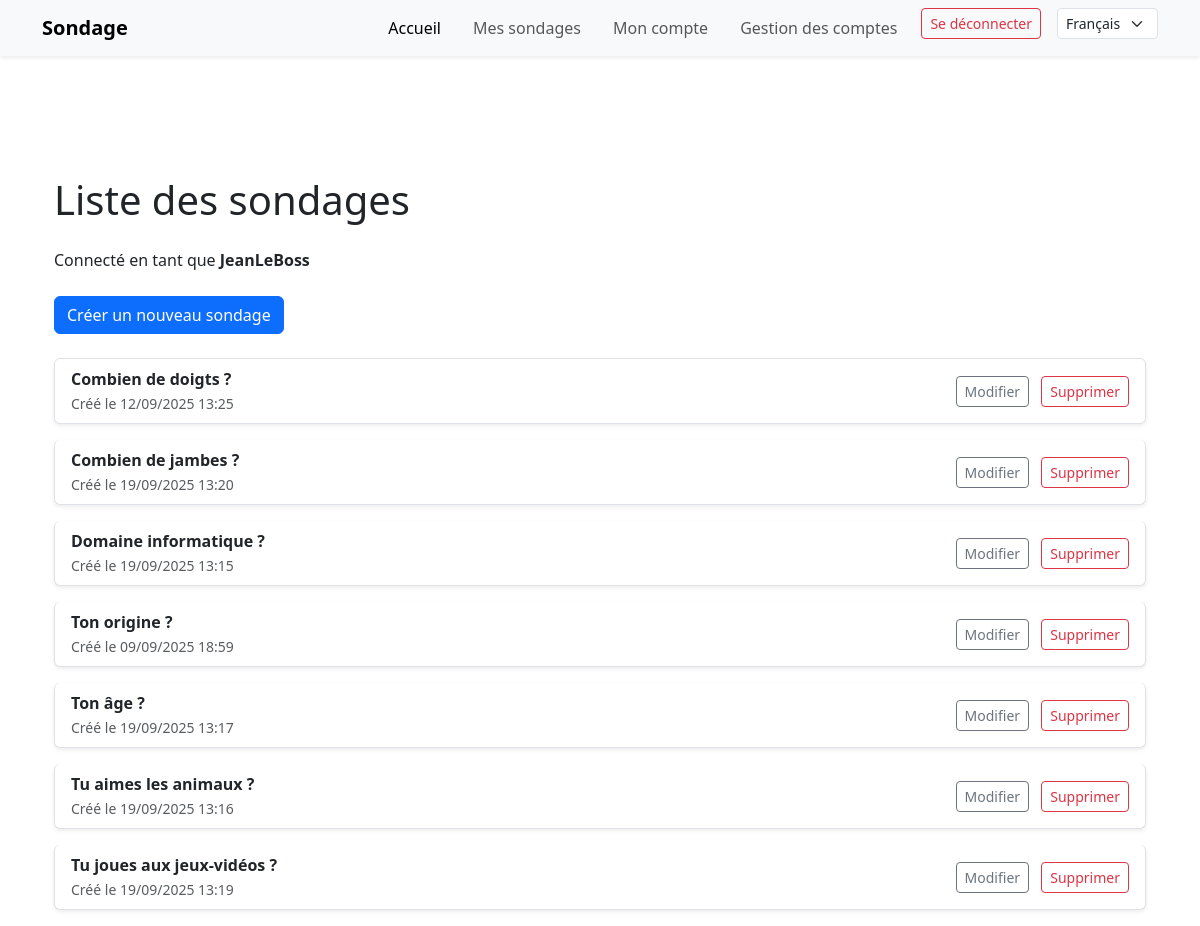
Page /questions/ (signed in) on the committed database.
### main_app/models.py (models this page shows, shortened)
class Question(models.Model):
    question_text = models.CharField(max_length=200)
    creator = models.ForeignKey(User, on_delete=models.CASCADE, null=True)
    pub_date = models.DateTimeField("date published")

### main_app/views.py (the view)
# urls.py: path('questions/', views.question_list, name='question_list'),
@login_required
def question_list(request):
    questions = Question.objects.filter(creator=request.user).order_by('-pub_date').order_by('question_text')
    return render(request, 'main_app/question_list.html', {'questions': questions})

### main_app/templates/main_app/question_list.html (shortened to what this page needs)
{% extends "main_app/base.html" %}
{% load i18n %}
{% block content %}
<div class="container mt-5">
  <h1 class="mb-4">{% trans "Liste des sondages" %}</h1>
  {% if user.is_authenticated %}
    <div class="d-flex justify-content-between align-items-center mb-4">
      <p class="mb-0">
        {% blocktrans %}Connecté en tant que {% endblocktrans %} <strong>{{ user.username }}</strong>
      </p>
    </div>
    <div class="mb-4">
      <a href="{% url 'create_question' %}" class="btn btn-primary">{% trans "Créer un nouveau sondage" %}</a>
    </div>
  {% else %}
    <p class="mb-4">
      <a href="{% url 'login' %}">{% trans "Connectez-vous" %}</a> {% trans "pour créer un sondage." %}
    </p>
  {% endif %}
  <ul class="list-group">
    {% for question in questions %}
      <li class="list-group-item d-flex justify-content-between align-items-center mb-3 shadow-sm rounded">
        <div>
          <strong>{{ question.question_text }}</strong><br>
          <small class="text-muted">{% blocktrans %}Créé le {% endblocktrans %} {{ question.pub_date|date:"d/m/Y H:i" }}</small>
        </div>
        {% if user == question.creator %}
          <div>
            <a href="{% url 'edit_question' question.pk %}" class="btn btn-outline-secondary btn-sm me-2">{% trans "Modifier" %}</a>
            <a href="{% url 'delete_question' question.pk %}" class="btn btn-outline-danger btn-sm">{% trans "Supprimer" %}</a>
          </div>
        {% endif %}
      </li>
    {% empty %}
      <li class="list-group-item">{% trans "Aucun sondage disponible." %}</li>
    {% endfor %}
  </ul>
</div>
{% endblock %}

### main_app/templates/main_app/base.html (shortened to what this page needs)
{% load i18n %}
<!DOCTYPE html>
<html lang="fr">
<head>
    <link href="https://cdn.jsdelivr.net/npm/bootstrap@5.3.8/dist/css/bootstrap.min.css" rel="stylesheet">
</head>
<body>
  <nav class="navbar navbar-expand-lg navbar-light bg-light shadow-sm sticky-top">
    <div class="container">
      <a class="navbar-brand fw-bold" href="{% url 'home' %}">{% trans "Sondage" %}</a>
      <div class="collapse navbar-collapse justify-content-end" id="navbarNav">
        <ul class="navbar-nav gap-3">
          <li class="nav-item">
            <a class="nav-link active" aria-current="page" href="{% url 'home' %}">{% trans "Accueil" %}</a>
          </li>
          {% if not user.is_authenticated %}
          <li class="nav-item">
            <a class="nav-link" href="{% url 'about' %}">{% trans "À propos" %}</a>
          </li>
          <li class="nav-item">
            <a class="nav-link" href="{% url 'contact' %}">{% trans "Contactez-nous" %}</a>
          </li>
          <li class="nav-item">
            <a class="btn btn-outline-primary px-3" href="{% url 'login' %}">{% trans "Se connecter" %}</a>
          </li>
          <li class="nav-item">
            <a class="btn btn-primary px-3 text-white" href="{% url 'register' %}">{% trans "S'inscrire" %}</a>
          </li>
          {% else %}
          <li class="nav-item">
            <a class="nav-link" href="{% url 'question_list' %}">{% trans "Mes sondages" %}</a>
          </li>
          <li class="nav-item">
            <a class="nav-link" href="{% url 'account' %}">{% trans "Mon compte" %}</a>
          </li>
          {% for group in user.groups.all %}
            {% if group.name == "admin" %}
              <li class="nav-item">
                <a class="nav-link" href="{% url 'delete_users' %}">{% trans "Gestion des comptes" %}</a>
              </li>
            {% endif %}
          {% endfor %}
          <form action="{% url 'logout' %}" method="post">
            <button type="submit" class="btn btn-outline-danger btn-sm">{% trans "Se déconnecter" %}</button>
          </form>
          {% endif %}
          <li class="nav-item">
            <form action="{% url 'set_language' %}" method="post">
              <select name="language" class="form-select form-select-sm" onchange="this.form.submit()">
                {% get_current_language as LANGUAGE_CODE %}
                {% get_available_languages as LANGUAGES %}
                {% for lang in LANGUAGES %}
                  <option value="{{ lang.0 }}"{% if lang.0 == LANGUAGE_CODE %} selected{% endif %}>
                    {{ lang.1 }}
                  </option>
                {% endfor %}
              </select>
            </form>
          </li>
        </ul>
      </div>
    </div>
  </nav>
<div class="container mt-5 pt-4">
    {% block content %}
    {% endblock %}
</div>
</body>
</html>

### rows in the picture
Question: question_text "Combien de doigts ?", pub_date "12/09/2025 13:25"
Question: question_text "Combien de jambes ?", pub_date "19/09/2025 13:20"
Question: question_text "Domaine informatique ?", pub_date "19/09/2025 13:15"
Question: question_text "Ton origine ?", pub_date "09/09/2025 18:59"
Question: question_text "Ton âge ?", pub_date "19/09/2025 13:17"
Question: question_text "Tu aimes les animaux ?", pub_date "19/09/2025 13:16"
Question: question_text "Tu joues aux jeux-vidéos ?", pub_date "19/09/2025 13:19"

### other values in the picture
{{ user.username }} "JeanLeBoss"
form field language "Français"
